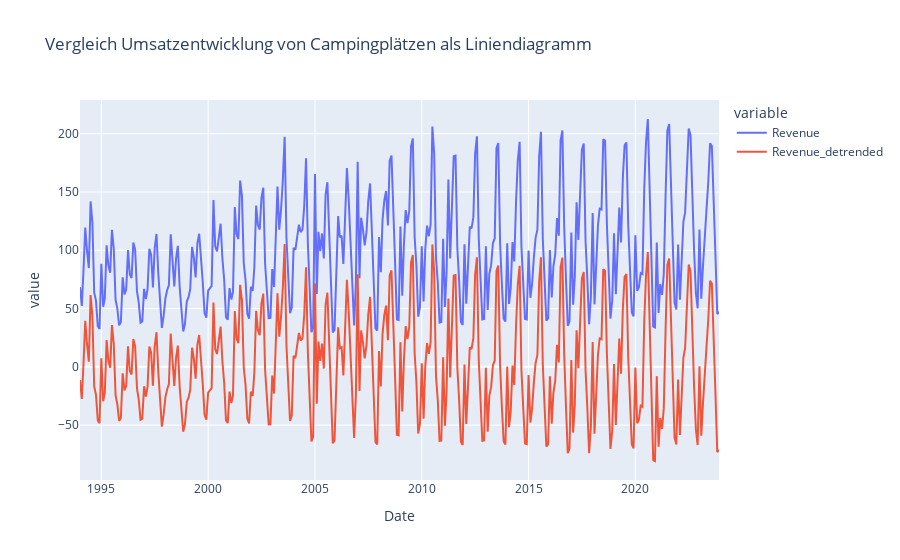

The code cell stored with this chart in its notebook:
### Markdown cell above
### 6.1 Trendbereinigung

### Code cell
# Trendbereinigung durch Signal
detrended = signal.detrend(df_merged['Revenue'].values)
df_merged['Revenue_detrended'] = detrended # hinzufügen neuer trendbereinigter Spalte

# Vergleich zwischen normalem Umsatz und Trendbereinigung, um die Veränderung zu veranschaulichen
fig_revenue = px.line(df_merged, x="Date", y=["Revenue","Revenue_detrended"], 
                      title="Vergleich Umsatzentwicklung von Campingplätzen als Liniendiagramm")
fig_revenue

### Figure 1 — Plotly figure (JSON) as saved in the notebook; plotly's stock layout.template omitted (floating-point values rounded to 4 significant figures; data arrays with more than 128 entries replaced by an {"elided": "..."} marker saying what was removed)
{"data": [{"hovertemplate": "variable=Revenue<br>Date=%{x}<br>value=%{y}<extra></extra>", "legendgroup": "Revenue", "line": {"color": "#636efa", "dash": "solid"}, "marker": {"symbol": "circle"}, "mode": "lines", "name": "Revenue", "orientation": "v", "showlegend": true, "type": "scatter", "x": {"elided": "360 str values"}, "xaxis": "x", "y": {"elided": "360 float values"}, "yaxis": "y"}, {"hovertemplate": "variable=Revenue_detrended<br>Date=%{x}<br>value=%{y}<extra></extra>", "legendgroup": "Revenue_detrended", "line": {"color": "#EF553B", "dash": "solid"}, "marker": {"symbol": "circle"}, "mode": "lines", "name": "Revenue_detrended", "orientation": "v", "showlegend": true, "type": "scatter", "x": {"elided": "360 str values"}, "xaxis": "x", "y": {"elided": "360 float values"}, "yaxis": "y"}], "layout": {"legend": {"title": {"text": "variable"}, "tracegroupgap": 0}, "title": {"text": "Vergleich Umsatzentwicklung von Campingplätzen als Liniendiagramm"}, "xaxis": {"anchor": "y", "domain": [0, 1], "title": {"text": "Date"}}, "yaxis": {"anchor": "x", "domain": [0, 1], "title": {"text": "value"}}}}
